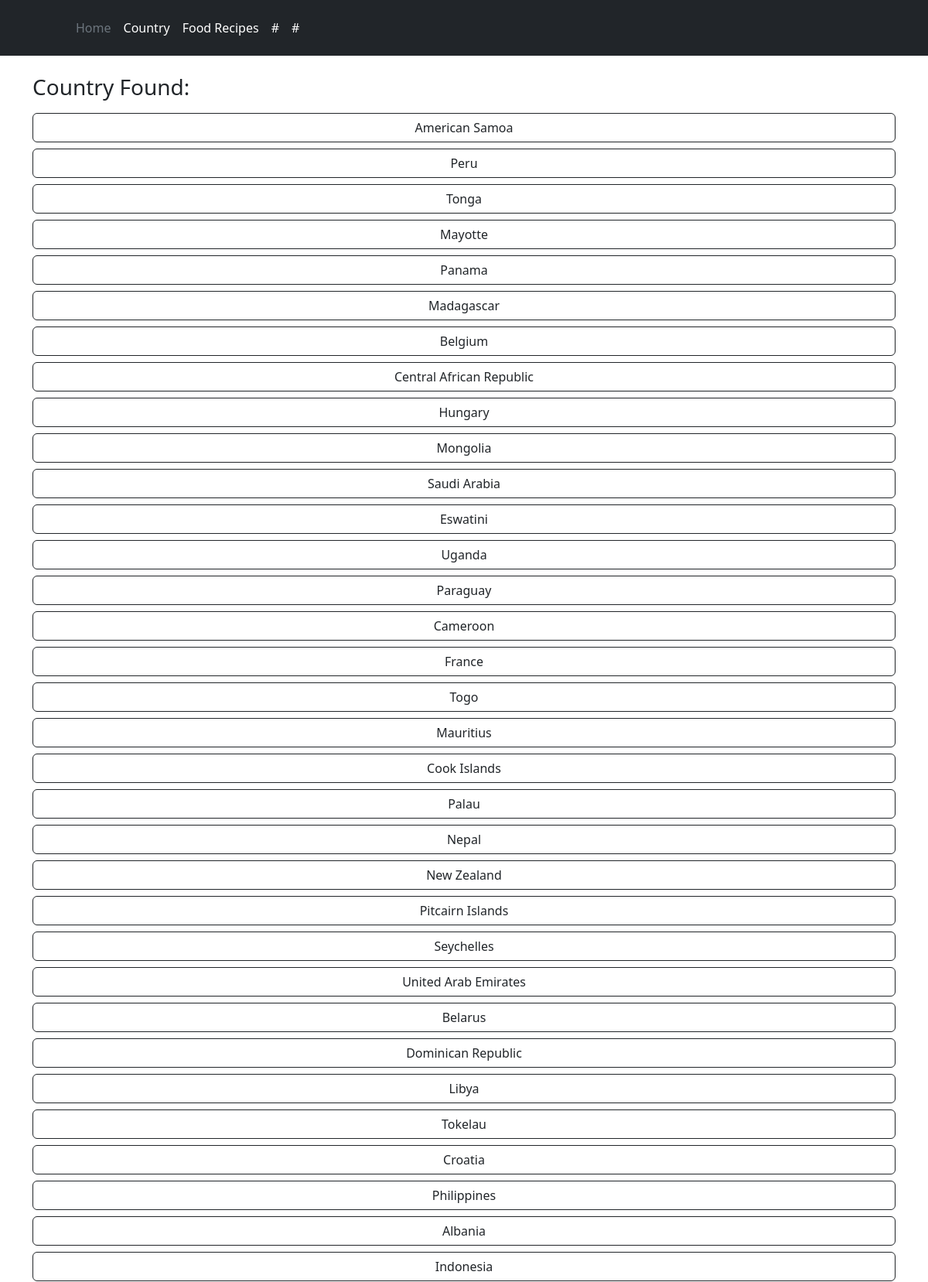
/country/search/ (upper part), run on the app's committed database.
### country/models.py (models this page shows)
class Country(models.Model):
    name = models.CharField(max_length=100)
    name_official = models.CharField(max_length=100)
    tld = models.CharField(max_length=4)  # .mg
    independent = models.BooleanField()  # is independent
    UN_member = models.BooleanField()  # UN member?
    currencies = models.CharField(max_length=100)
    idd = models.CharField(max_length=5)  # +261
    flag_emoji = models.CharField(max_length=1)
    pop_name = models.CharField(max_length=100)  # population name
    languages = models.JSONField()
    maps = models.JSONField()
    populations = models.BigIntegerField()  # Num
    car_side = models.CharField(max_length=10)  # driving side of car
    timezones = models.CharField(max_length=10)
    continents = models.CharField(max_length=50)
    flag_img_url = models.CharField(max_length=100)
    flag_img_alt = models.TextField()
    coatofarms_img_url = models.CharField(max_length=100)
    def __str__(self):
        return self.name

### country/views.py (the view)
# urls.py: path('search/', views.search_result, name='search_book'),
def search_result(request):
    search_query = request.GET.get('q', '')
    q = Country.objects.filter(name__icontains=search_query)
    return render(request, 'country/search_result.html', {'data': q})

### templates/country/search_result.html (shortened to what this page needs)
{% extends 'base.html' %}
{% block content %}
  <div class="container mt-4">
    <h3>Country Found:</h3>
    <div class="d-grid gap-2 mt-3">
      {% for result in data %}
        <a href="{% url 'country' country_name=result %}" class="btn btn-outline-dark">{{ result }}</a>
      {% endfor %}
    </div>
  </div>
{% endblock %}

### data on the page
Country: name "American Samoa"
Country: name "Peru"
Country: name "Tonga"
Country: name "Mayotte"
Country: name "Panama"
Country: name "Madagascar"
Country: name "Belgium"
Country: name "Central African Republic"
Country: name "Hungary"
Country: name "Mongolia"
Country: name "Saudi Arabia"
Country: name "Eswatini"
Country: name "Uganda"
Country: name "Paraguay"
Country: name "Cameroon"
Country: name "France"
Country: name "Togo"
Country: name "Mauritius"
Country: name "Cook Islands"
Country: name "Palau"
Country: name "Nepal"
Country: name "New Zealand"
Country: name "Pitcairn Islands"
Country: name "Seychelles"
Country: name "United Arab Emirates"
Country: name "Belarus"
Country: name "Dominican Republic"
Country: name "Libya"
Country: name "Tokelau"
Country: name "Croatia"
Country: name "Philippines"
Country: name "Albania"
Country: name "Indonesia"
